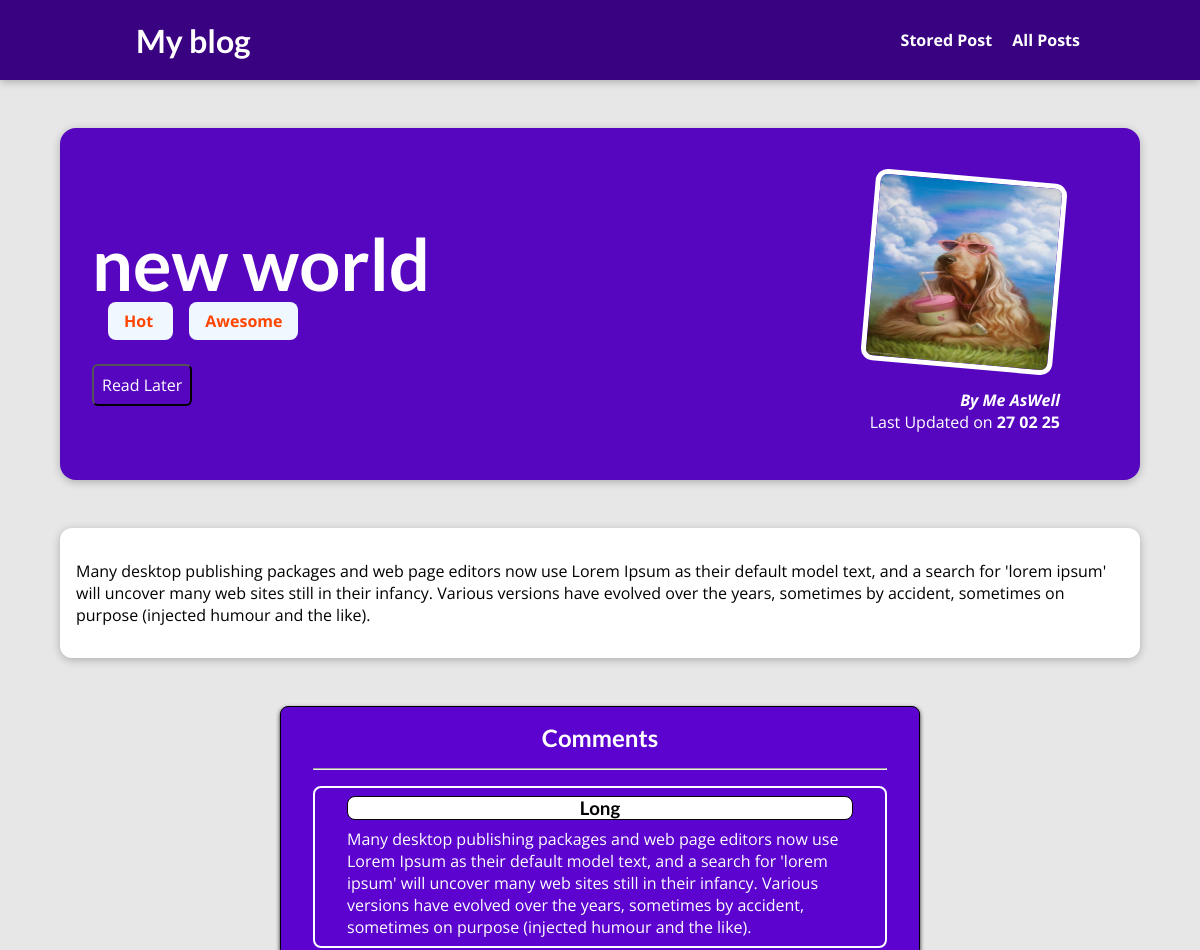
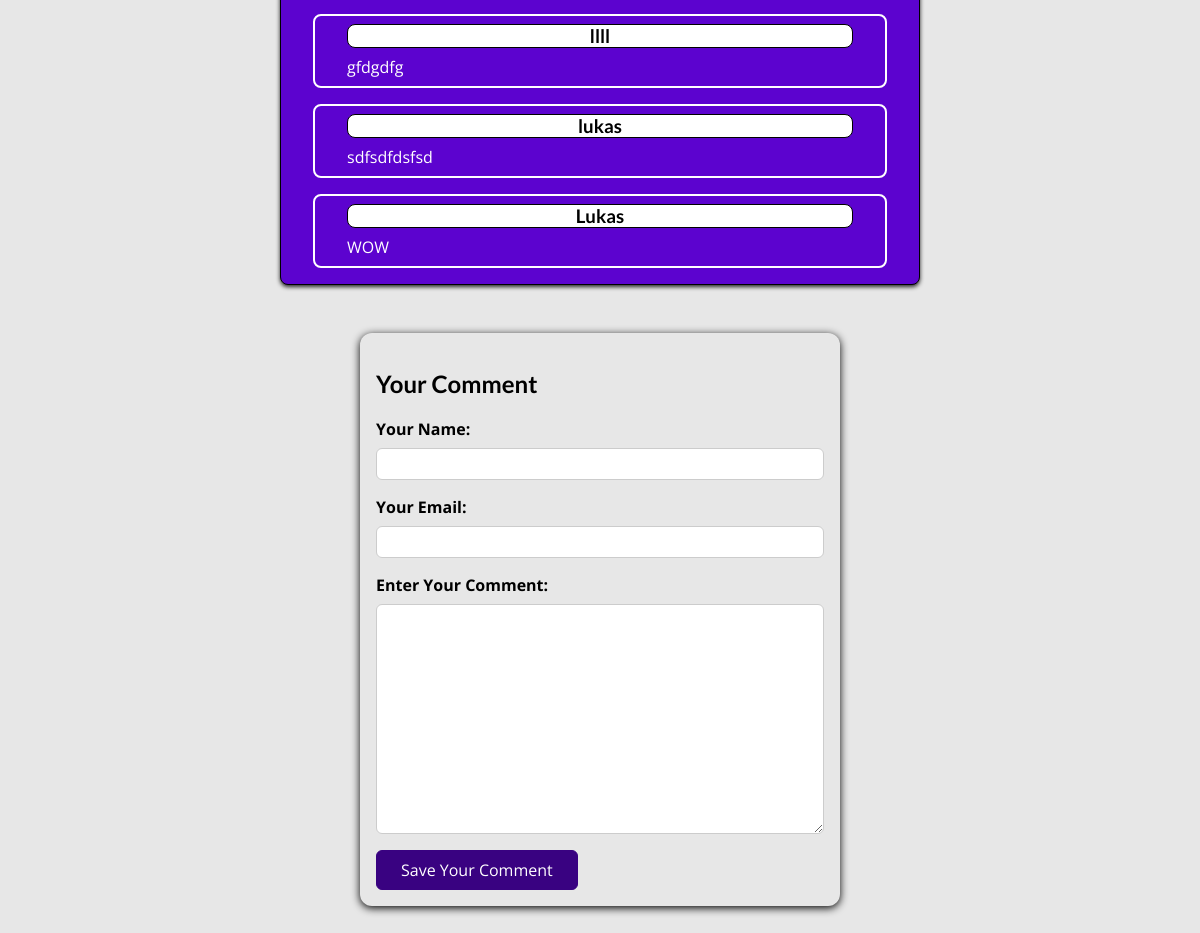
The app's page /posts/new-world with its own data (2 pictures, top to bottom).
### blog/models.py (models this page shows, shortened)
class Post(models.Model):
    title = models.CharField(max_length=255)
    excerpt = models.CharField(max_length=255)
    image = models.ImageField(upload_to="posts", null=True)
    date = models.DateField(auto_now=True)
    slug = models.SlugField(unique=True, db_index=True, max_length=255)
    content = models.TextField(validators=[MinLengthValidator(5)])
    author = models.ForeignKey(
        Author, on_delete=models.SET_NULL, null=True, related_name="posts"
    )
    tags = models.ManyToManyField(Tag)

class Tag(models.Model):
    caption = models.CharField(max_length=255)

class Author(models.Model):
    first_name = models.CharField(max_length=255)
    last_name = models.CharField(max_length=255)
    email = models.EmailField(max_length=255)
    def __str__(self):
        return f"{self.first_name} {self.last_name}"

class Comment(models.Model):
    username = models.CharField(max_length=100)
    user_email = models.EmailField()
    text = models.TextField(max_length=400)
    post = models.ForeignKey(Post, on_delete=models.CASCADE, related_name="comment")

### blog/views.py (the view, shortened to what this page needs)
# urls.py: path("posts/<slug:slug>", views.PostDetailView.as_view(), name="post-detail-page"),
class PostDetailView(View):
    def is_stored_posts(self, request, post_id):
        stored_posts = request.session.get("stored_posts")
        if stored_posts is not None:
            is_saved = post_id in stored_posts
        else:
            is_saved = False
        return is_saved
    def get(self, request, slug):
        post = Post.objects.get(slug=slug)
        context = {
            "post": post,
            "post_tags": post.tags.all(),
            "comment_form": CommentForm(),
            "comments": post.comment.all().order_by("-id"),
            "saved": self.is_stored_posts(request, post.id),
        }
        return render(request, "blog/post-detail.html", context)

### blog/forms.py
class CommentForm(forms.ModelForm):
    class Meta:
        model = Comment
        fields = ["username", "user_email", "text"]
        labels = {
            "username": "Your Name",
            "user_email": "Your Email",
            "text": "Enter Your Comment",
        }

### blog/templates/blog/post-detail.html (shortened to what this page needs)
{% extends "base.html" %}
{% load static %}
{% block css_files %}
    <link rel="stylesheet" href="{% static 'blog/post-detail.css' %}" />
{% endblock %}
{% block content %}
    <section id="summary">
        <h2>{{ post.title }}</h2>
        <div>
            {% for tag in post_tags %}
                <span class="tag"> {{ tag.caption }} </span>
            {% endfor %}
        </div>
        <div id="read-later">
            <form action="{% url 'read-later' %}" method="POST">
                <button>
                    {% if saved %}
                        Remove form "Read Later"
                    {% else %}
                        Read Later
                    {% endif %}
                </button>
            </form>
        </div>
        <article>
            <img src="{{ post.image.url }}" alt="{{ post.title }}">
            <address>By <a href="mailto:{{ post.author.email__address }}">{{ post.author }}</a></address>
            <div>
                Last Updated on <time> {{ post.date|date:"d m y" }}</time>
            </div>
        </article>
    </section>
    <main>
        <p>
            {{ post.content|linebreaks }}
        </p>
    </main>
    <section id="comments">
        <h2>Comments</h2>
        <hr>
        <ul>
            {% for comment in comments %}
                <li>
                    <h3>{{ comment.username }}</h3>
                    <p>{{ comment.text|linebreaks }}</p>
                </li>
            {% endfor %}
        </ul>
    </section>
    <section id="comment-form">
        <h2>Your Comment</h2>
        <form action="{% url 'post-detail-page' post.slug %}" method="POST">
            {% for form_field in comment_form %}
                <div class="form-control {% if form_field.errors %}invalid{% endif %}">
                    {{ form_field.label_tag }}
                    {{ form_field }}
                </div>
            {% endfor %}
            <button>Save Your Comment</button>
        </form>
    </section>
{% endblock %}

### static/app.css (style rules this page uses)
* { box-sizing: border-box; }
html { font-family: "Open Sans", "Lato", sans-serif; }
body { margin: 0; }
h1, h2, h3 { font-family: "Lato", sans-serif; font-weight: bold; }

### blog/static/blog/post-detail.css (style rules this page uses)
body { background-color: #e7e7e7; }
#summary { margin: 8rem auto 3rem auto; padding: 2rem; width: 90%; max-width: 90rem; border-radius: 16px; background-color: #5706c0; position: relative; box-shadow: 0 2px 8px rgba(0, 0, 0, 0.25); height: 22rem; }
#summary h2 { color: white; font-size: 4.5rem; margin-bottom: 0.25rem; }
#summary article { position: absolute; top: 2rem; right: 3rem; padding: 1rem 2rem; border-radius: 12px; text-align: right; color: white; }
#summary article img { width: 12rem; height: 12rem; border-radius: 12px; transform: rotateZ(5deg); border: 5px solid white; margin-bottom: 1rem; }
#summary address { font-weight: bold; }
#summary time { font-weight: bold; }
#summary a { color: white; text-decoration: none; }
.tag { font-weight: bold; background-color: aliceblue; color: orangered; padding: 0.5rem 1rem; border-radius: 8px; margin-left: 1rem; }
#read-later { margin: 2rem 0; }
#read-later button { background-color: transparent; border: 1px soild white; border-radius: 6px; padding: 0.5rem; font: inherit; color: white; cursor: pointer; }
main { width: 90%; max-width: 90rem; margin: 3rem auto; background-color: white; padding: 1rem; border-radius: 12px; box-shadow: 0 2px 8px rgba(0, 0, 0, 0.25); }
.form-control { margin-bottom: 1rem; }
.form-control label { font-weight: bold; margin-bottom: 0.5rem; display: block; }
.form-control input, .form-control textarea { display: block; width: 100%; font: inherit; padding: 0.25rem; border-radius: 6px; border: 1px solid #ccc; }
#comment-form { width: 90%; margin: 3rem auto; max-width: 30rem; border-radius: 12px; background-color: #e7e7e7; box-shadow: 0 2px 8px black; padding: 1rem; }
#comment-form button { background-color: #390281; font: inherit; color: white; border: 1px solid #390281; padding: 0.5rem 1.5rem; border-radius: 6px; text-align: center; cursor: pointer; }
#comments { width: 90%; max-width: 40rem; border: 1px solid black; margin: 3rem auto 3rem auto; background-color: #5c03cf; border-radius: 8px; box-shadow: 0 2px 4px rgb(37, 37, 37); color: white; }
#comments h2 { text-align: center; margin: 1rem; }
#comments hr { width: 90%; }
#comments li { border: 2px solid white; list-style-type: none; margin: auto 2rem 1rem -0.5rem; border-radius: 8px; }
#comments h3 { text-align: center; border: 1px solid black; background-color: rgb(255, 255, 255); color: black; margin: 0.5rem 2rem; border-radius: 8px; text-decoration: solid; }
#comments p { margin: 0.5rem 2rem; font-family: inherit; }

### records on screen
Post: title "new world", image (picture), author "Me AsWell", date "27 02 25", content "Many desktop publishing packages and web page editors now use Lorem Ipsum as their default model text, and a search for 'lorem ipsum' will uncover many web sites still in their infancy. Various versions have evolved over the years, sometimes by accident, sometimes on purpose (injected humour and the like)."
Tag: caption "Hot"
Tag: caption "Awesome"
Comment: username "Long", text "Many desktop publishing packages and web page editors now use Lorem Ipsum as their default model text, and a search for 'lorem ipsum' will uncover many web sites still in their infancy. Various versions have evolved over the years, sometimes by accident, sometimes on purpose (injected humour and the like)."
Comment: username "llll", text "gfdgdfg"
Comment: username "lukas", text "sdfsdfdsfsd"
Comment: username "Lukas", text "WOW"
